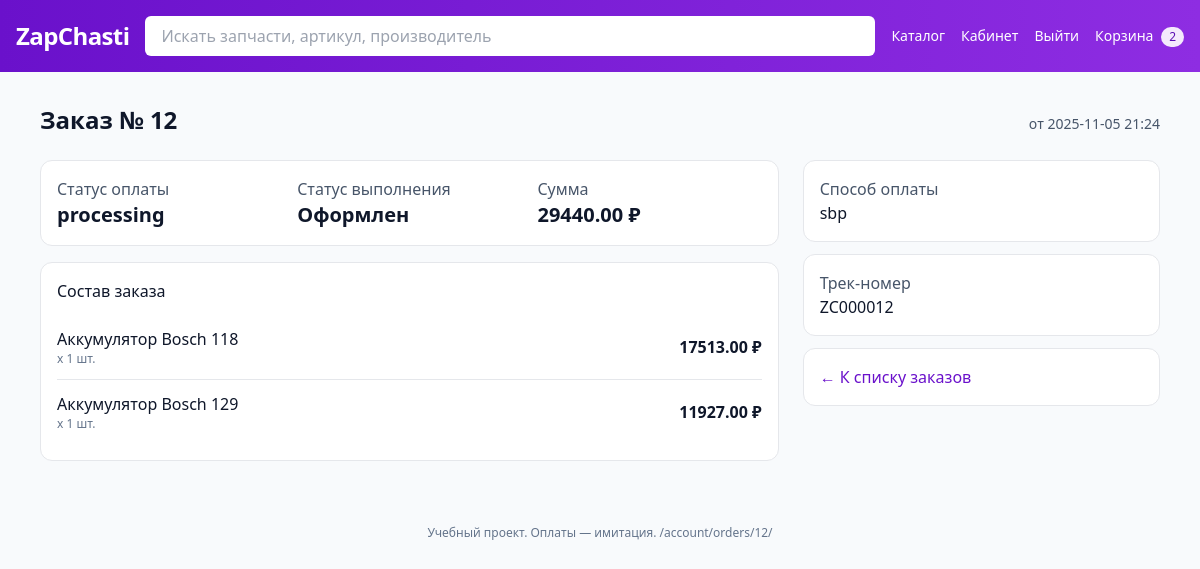
The page /account/orders/12/ (signed in) on the database its author committed.
### apps/orders/models.py (models this page shows, shortened)
class Order(models.Model):
    STATUS_CHOICES = (
        ("created", "Создан"),
        ("paid", "Оплачен"),
        ("failed", "Ошибка оплаты"),
        ("canceled", "Отменён"),
    )
    FULFILLMENT_CHOICES = (
        ("placed", "Оформлен"),
        ("packed", "Собран"),
        ("shipped", "Отправлен"),
        ("ready", "Доставлен в пункт выдачи"),
    )
    PAYMENT_METHOD_CHOICES = (
        ("wallet", "Кошелёк"),
        ("card", "Карта"),
        ("balance", "Баланс"),
    )
    user = models.ForeignKey(settings.AUTH_USER_MODEL, verbose_name="Пользователь", on_delete=models.CASCADE, related_name="orders")
    total = models.DecimalField("Сумма заказа", max_digits=12, decimal_places=2, default=0)
    status = models.CharField("Статус оплаты", max_length=10, choices=STATUS_CHOICES, default="created")
    payment_method = models.CharField("Способ оплаты", max_length=10, choices=PAYMENT_METHOD_CHOICES)
    fulfillment_status = models.CharField("Статус доставки", max_length=12, choices=FULFILLMENT_CHOICES, default="placed")
    tracking_number = models.CharField("Трек-номер", max_length=32, blank=True, default="")
    created_at = models.DateTimeField("Дата создания", default=timezone.now)
    updated_at = models.DateTimeField("Дата обновления", auto_now=True)
    class Meta:
        ordering = ["-created_at"]
        verbose_name = "Заказ"
        verbose_name_plural = "Заказы"

class OrderItem(models.Model):
    order = models.ForeignKey(Order, verbose_name="Заказ", on_delete=models.CASCADE, related_name="items")
    product = models.ForeignKey(Product, verbose_name="Товар", on_delete=models.PROTECT)
    quantity = models.PositiveIntegerField("Количество", default=1)
    unit_price = models.DecimalField("Цена за единицу", max_digits=12, decimal_places=2)
    class Meta:
        verbose_name = "Позиция заказа"
        verbose_name_plural = "Позиции заказа"

### apps/catalog/models.py (models this page shows, shortened)
class Product(models.Model):
    name = models.CharField("Название", max_length=200)
    slug = models.SlugField("Слаг", max_length=220, unique=True)
    sku = models.CharField("Артикул", max_length=100, unique=True)
    description = models.TextField("Описание", blank=True)
    manufacturer = models.CharField("Производитель", max_length=120, blank=True)
    price = models.DecimalField("Цена", max_digits=12, decimal_places=2)
    in_stock = models.PositiveIntegerField("Остаток на складе", default=0)
    images = models.JSONField("Изображения", default=list, blank=True)
    category = models.ForeignKey(Category, verbose_name="Категория", on_delete=models.PROTECT, related_name="products")
    compatibility = models.JSONField("Совместимость", default=list, blank=True, help_text="Список объектов {make, model, year}")
    created_at = models.DateTimeField("Дата создания", auto_now_add=True)
    updated_at = models.DateTimeField("Дата обновления", auto_now=True)
    class Meta:
        ordering = ["name"]
        verbose_name = "Товар"
        verbose_name_plural = "Товары"

### apps/orders/views.py (the view)
# urls.py: path('account/orders/<int:pk>/', site_order_detail, name='site-order-detail'),
@login_required
def site_order_detail(request, pk: int):
    order = get_object_or_404(Order, pk=pk, user=request.user)
    items = order.items.select_related('product').all()
    return render(request, 'orders/order_detail.html', {'order': order, 'items': items})

### apps/templates/orders/order_detail.html (shortened to what this page needs)
{% extends 'base.html' %}
{% block content %}
  <div class="flex items-baseline justify-between mb-6">
    <h1 class="text-2xl font-semibold">Заказ № {{ order.id }}</h1>
    <div class="text-sm text-slate-600">от {{ order.created_at|date:"Y-m-d H:i" }}</div>
  </div>
  <div class="grid grid-cols-1 md:grid-cols-3 gap-6">
    <section class="md:col-span-2 space-y-4">
      <div class="rounded-xl border bg-white p-4">
        <div class="grid grid-cols-1 md:grid-cols-3 gap-4">
          <div>
            <div class="text-slate-600">Статус оплаты</div>
            <div class="text-xl font-semibold">{{ order.get_status_display }}</div>
          </div>
          <div>
            <div class="text-slate-600">Статус выполнения</div>
            <div class="text-xl font-semibold">{{ order.get_fulfillment_status_display }}</div>
          </div>
          <div>
            <div class="text-slate-600">Сумма</div>
            <div class="text-xl font-semibold">{{ order.total }} ₽</div>
          </div>
        </div>
      </div>
      <div class="rounded-xl border bg-white p-4">
        <h2 class="font-medium mb-3">Состав заказа</h2>
        <div class="divide-y">
          {% for it in items %}
            <div class="py-3 flex items-center justify-between">
              <div>
                <div class="font-medium">{{ it.product.name }}</div>
                <div class="text-xs text-slate-500">x {{ it.quantity }} шт.</div>
              </div>
              <div class="font-semibold">{{ it.unit_price }} ₽</div>
            </div>
          {% endfor %}
        </div>
      </div>
    </section>
    <aside class="space-y-3">
      <div class="rounded-xl border bg-white p-4">
        <div class="text-slate-600">Способ оплаты</div>
        <div class="font-medium">{{ order.get_payment_method_display }}</div>
      </div>
      <div class="rounded-xl border bg-white p-4">
        <div class="text-slate-600">Трек-номер</div>
        <div class="font-medium">{{ order.tracking_number|default:"—" }}</div>
      </div>
      <div class="rounded-xl border bg-white p-4">
        <a class="text-brand-600 hover:underline" href="/account/orders/">← К списку заказов</a>
      </div>
    </aside>
  </div>
{% endblock %}

### rows shown on the page
Order: id "12", created_at "2025-11-05 21:24", status "processing", fulfillment_status "Оформлен", total "29440.00", payment_method "sbp", tracking_number "ZC000012"
OrderItem: product.name "Аккумулятор Bosch 118", quantity "1", unit_price "17513.00"
OrderItem: product.name "Аккумулятор Bosch 129", quantity "1", unit_price "11927.00"

### other values the page prints
{{ request.path }} "/account/orders/12/"
